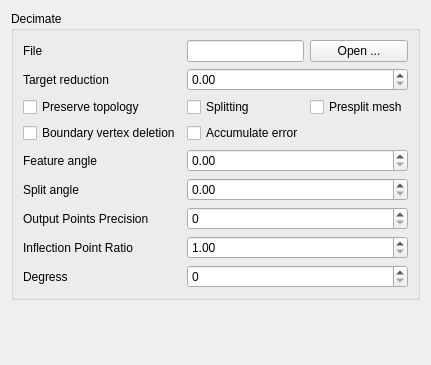
<?xml version="1.0" encoding="UTF-8"?>
<ui version="4.0">
 <class>DecimateConfig</class>
 <widget class="QWidget" name="DecimateConfig">
  <property name="geometry">
   <rect>
    <x>0</x>
    <y>0</y>
    <width>332</width>
    <height>365</height>
   </rect>
  </property>
  <property name="windowTitle">
   <string>Form</string>
  </property>
  <layout class="QGridLayout" name="gridLayout">
   <item row="0" column="0">
    <widget class="QGroupBox" name="groupBox">
     <property name="title">
      <string>Decimate</string>
     </property>
     <layout class="QGridLayout" name="gridLayout_3">
      <item row="0" column="0">
       <layout class="QGridLayout" name="gridLayout_2">
        <item row="5" column="0">
         <widget class="QLabel" name="label_2">
          <property name="text">
           <string>Feature angle</string>
          </property>
         </widget>
        </item>
        <item row="7" column="0">
         <widget class="QLabel" name="label_3">
          <property name="text">
           <string>Output Points Precision</string>
          </property>
         </widget>
        </item>
        <item row="1" column="0">
         <widget class="QLabel" name="label">
          <property name="text">
           <string>Target reduction</string>
          </property>
         </widget>
        </item>
        <item row="6" column="0">
         <widget class="QLabel" name="label_6">
          <property name="text">
           <string>Split angle</string>
          </property>
         </widget>
        </item>
        <item row="8" column="0">
         <widget class="QLabel" name="label_4">
          <property name="text">
           <string>Inflection Point Ratio</string>
          </property>
         </widget>
        </item>
        <item row="9" column="0">
         <widget class="QLabel" name="label_5">
          <property name="text">
           <string>Degress</string>
          </property>
         </widget>
        </item>
        <item row="2" column="0">
         <widget class="QCheckBox" name="preserveTopologyCheckBox">
          <property name="text">
           <string>Preserve topology</string>
          </property>
         </widget>
        </item>
        <item row="2" column="1">
         <widget class="QCheckBox" name="splittingCheckBox">
          <property name="text">
           <string>Splitting</string>
          </property>
         </widget>
        </item>
        <item row="6" column="1" colspan="2">
         <widget class="QDoubleSpinBox" name="splitAngleSpinBox">
          <property name="maximum">
           <double>180.000000000000000</double>
          </property>
         </widget>
        </item>
        <item row="7" column="1" colspan="2">
         <widget class="QSpinBox" name="outputPointsPrecisionSpinBox"/>
        </item>
        <item row="5" column="1" colspan="2">
         <widget class="QDoubleSpinBox" name="featureAngleSpinBox">
          <property name="maximum">
           <double>180.000000000000000</double>
          </property>
         </widget>
        </item>
        <item row="0" column="0">
         <widget class="QLabel" name="label_7">
          <property name="text">
           <string>File</string>
          </property>
         </widget>
        </item>
        <item row="0" column="2">
         <widget class="QPushButton" name="openButton">
          <property name="text">
           <string>Open ...</string>
          </property>
         </widget>
        </item>
        <item row="2" column="2">
         <widget class="QCheckBox" name="presplitMeshCheckBox">
          <property name="text">
           <string>Presplit mesh</string>
          </property>
         </widget>
        </item>
        <item row="0" column="1">
         <widget class="QLineEdit" name="fileEdit">
          <property name="readOnly">
           <bool>true</bool>
          </property>
         </widget>
        </item>
        <item row="1" column="1" colspan="2">
         <widget class="QDoubleSpinBox" name="targetReductionSpinBox">
          <property name="maximum">
           <double>1.000000000000000</double>
          </property>
          <property name="singleStep">
           <double>0.100000000000000</double>
          </property>
         </widget>
        </item>
        <item row="3" column="1">
         <widget class="QCheckBox" name="accumulateErrorCheckBox">
          <property name="text">
           <string>Accumulate error</string>
          </property>
         </widget>
        </item>
        <item row="3" column="0">
         <widget class="QCheckBox" name="boundaryVertexDeletionCheckBox">
          <property name="text">
           <string>Boundary vertex deletion</string>
          </property>
         </widget>
        </item>
        <item row="8" column="1" colspan="2">
         <widget class="QDoubleSpinBox" name="inflectionPointRatioSpinBox">
          <property name="minimum">
           <double>1.000000000000000</double>
          </property>
          <property name="maximum">
           <double>180.000000000000000</double>
          </property>
         </widget>
        </item>
        <item row="9" column="1" colspan="2">
         <widget class="QSpinBox" name="degreeSpinBox"/>
        </item>
       </layout>
      </item>
     </layout>
    </widget>
   </item>
   <item row="1" column="0">
    <spacer name="verticalSpacer">
     <property name="orientation">
      <enum>Qt::Vertical</enum>
     </property>
     <property name="sizeHint" stdset="0">
      <size>
       <width>20</width>
       <height>40</height>
      </size>
     </property>
    </spacer>
   </item>
  </layout>
 </widget>
 <resources/>
 <connections/>
</ui>
